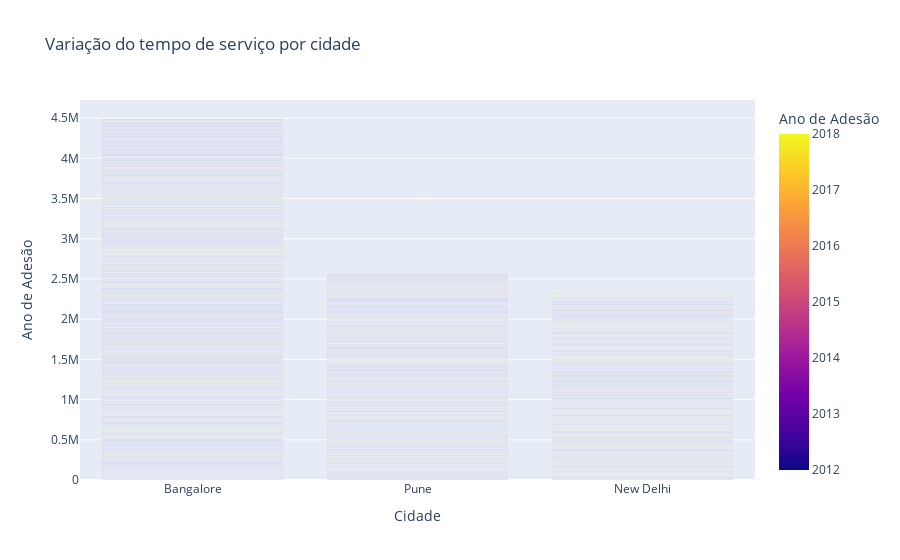

Notebook source saved alongside this figure:
### Markdown cell above
2. Como o tempo de serviço (Ano de Adesão) varia entre as diferentes cidades?

### Code cell
# Gráfico de barras empilhadas
fig = px.bar(df, x='City', y='JoiningYear',color='JoiningYear', title='Variação do tempo de serviço por cidade', labels={'City': 'Cidade', 'JoiningYear': 'Ano de Adesão'})
fig.show();

### Figure 1 — Plotly figure (JSON) as saved in the notebook; plotly's stock layout.template omitted (floating-point values rounded to 4 significant figures; data arrays with more than 128 entries replaced by an {"elided": "..."} marker saying what was removed)
{"data": [{"alignmentgroup": "True", "hovertemplate": "Cidade=%{x}<br>Ano de Adesão=%{marker.color}<extra></extra>", "legendgroup": "", "marker": {"color": {"elided": "4653 int values"}, "coloraxis": "coloraxis", "pattern": {"shape": ""}}, "name": "", "offsetgroup": "", "orientation": "v", "showlegend": false, "textposition": "auto", "type": "bar", "x": {"elided": "4653 str values"}, "xaxis": "x", "y": {"elided": "4653 int values"}, "yaxis": "y"}], "layout": {"barmode": "relative", "coloraxis": {"colorbar": {"title": {"text": "Ano de Adesão"}}, "colorscale": [[0, "#0d0887"], [0.1111, "#46039f"], [0.2222, "#7201a8"], [0.3333, "#9c179e"], [0.4444, "#bd3786"], [0.5556, "#d8576b"], [0.6667, "#ed7953"], [0.7778, "#fb9f3a"], [0.8889, "#fdca26"], [1, "#f0f921"]]}, "legend": {"tracegroupgap": 0}, "title": {"text": "Variação do tempo de serviço por cidade"}, "xaxis": {"anchor": "y", "domain": [0, 1], "title": {"text": "Cidade"}}, "yaxis": {"anchor": "x", "domain": [0, 1], "title": {"text": "Ano de Adesão"}}}}
